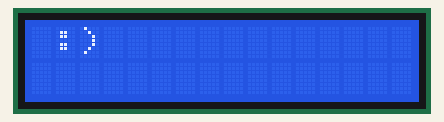
Bench run of a sketch on a simulated Arduino Uno, built with avr-gcc and run on an emulated ATmega328P. On the bench: 16×2 character LCD.

Above: at 0.18 s.
At 0.93 s:
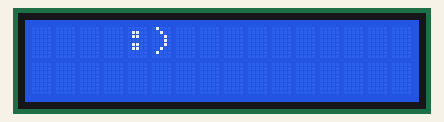
At 1.93 s:
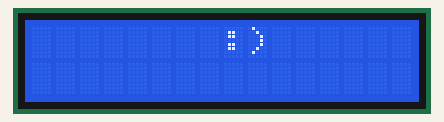
At 3.94 s:
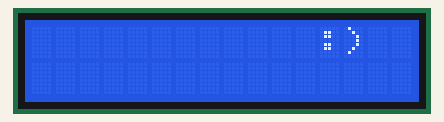
At 5.69 s:
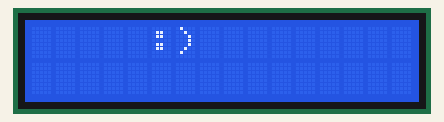
At 7.69 s:
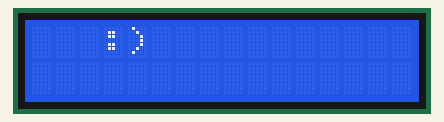

The sketch:

LCDfun.ino
```cpp
#include <LiquidCrystal.h>

int SCROLL_COUNT = 13;

LiquidCrystal lcd(12, 11, 5, 4, 3, 2);

void setup() {
  lcd.begin(16, 2);
  lcd.print(":)");
}

void loop() {

  for (int i = 0; i <= SCROLL_COUNT; i++) {
    lcd.scrollDisplayRight();
    delay(250);
  }

  for (int i = 0; i <= SCROLL_COUNT; i++)  {
    lcd.scrollDisplayLeft();
    delay(250);
  }

}
```

Measured:
- by itself, everything shown: repeats every 7.0 s, in 28 steps
